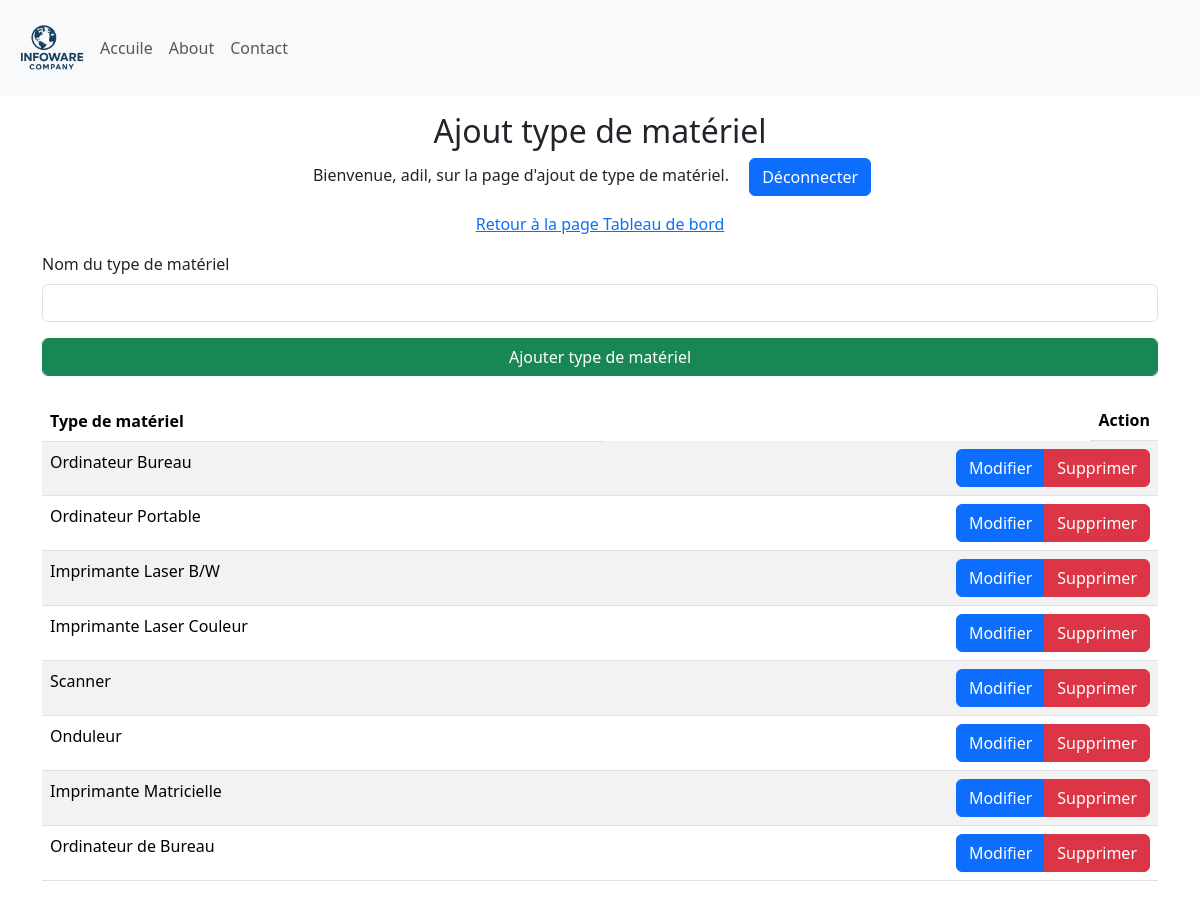
Page /manage_MaterialTypes (signed in) on the committed database.
### Site/models.py (models this page shows, shortened)
class MaterialType(db.Model):
    id = db.Column(db.Integer, primary_key=True)
    typeMaterial = db.Column(db.String(50), unique=True, nullable=False)

### Site/dashbord/materialType.py (the view, shortened to what this page needs)
@Material_Types.route('/manage_MaterialTypes', methods=['GET', 'POST'])
def manage_MaterialTypes():
    if 'user' not in session:
        return redirect(url_for('admin.admin'))
    materialTypes = MaterialType.query.all()
    return render_template('manage_MaterialTypes.html',  name=session['user'], materialTypes=materialTypes)

### Site/templates/manage_MaterialTypes.html (shortened to what this page needs)
{% extends 'base.html' %}
{% block body %}
<div class="container-fluid">
    <div class="row">
        <div class="col-12  my-3">
            <div class="text-center">
                <h2>Ajout type de matériel</h2>
                <p>Bienvenue, {{ name }}, sur la page d'ajout de type de matériel. <a class="mx-3 btn btn-primary" href="{{ url_for('admin.logout') }}"">Déconnecter</a></p>
                <p><a href="{{ url_for('dashbord.dashbord_page') }}">Retour à la page Tableau de bord</a> </p>
            </div>
            <div class="container">
                <form method="POST">
                    <div class="mb-3">
                        <label for="materialTypeName" class="form-label">Nom du type de matériel</label>
                        <input type="text" class="form-control" id="materialTypeName" name="materialTypeName" required>
                    </div>
                    <button type="submit" class="form-control btn btn-success">Ajouter type de matériel</button>
                </form>
                <table class="table table-striped mt-4 ">
                    <thead>
                        <tr>
                          <th scope="col">Type de matériel</th>
                          <th class="float-end" scope="col">Action</th>
                        </tr>
                      </thead>
                      <tbody>
                        {% for materialType in materialTypes %}
                        <tr>
                          <td>{{ materialType.typeMaterial }}</td>
                          <td>
                            <div class="btn-group float-end" role="group" aria-label="Basic example">
                                <a href="{{ url_for('materialTypes.update_materialType', materialType_id=materialType.id) }}" class="btn btn-primary">Modifier</a>
                                <a href ="{{ url_for('materialTypes.delete_materialType', materialType_id=materialType.id) }}" onclick="return confirm('Êtes-vous sûr de vouloir supprimer ce type de matériel ?');"  class="btn btn-danger">Supprimer</a>
                            </div>
                          </td>
                        </tr>
                        {% endfor %}
                </table>
            </div>
        </div>
    </div>
</div>
{% endblock %}

### Site/static/style.css (style rules this page uses)
* { margin: 0; padding: 0; box-sizing: border-box; }
:root { --primary-color: #0056b3; --secondary-color: #f8f9fa; --text-color: #333; --highlight-color: #007bff; }
body { font-family: 'Segoe UI', Tahoma, Geneva, Verdana, sans-serif; }

### rows in the picture
MaterialType: typeMaterial "Ordinateur Bureau"
MaterialType: typeMaterial "Ordinateur Portable"
MaterialType: typeMaterial "Imprimante Laser B/W"
MaterialType: typeMaterial "Imprimante Laser Couleur"
MaterialType: typeMaterial "Scanner"
MaterialType: typeMaterial "Onduleur"
MaterialType: typeMaterial "Imprimante Matricielle"
MaterialType: typeMaterial "Ordinateur de Bureau"

### other values in the picture
{{ name }} "adil"
